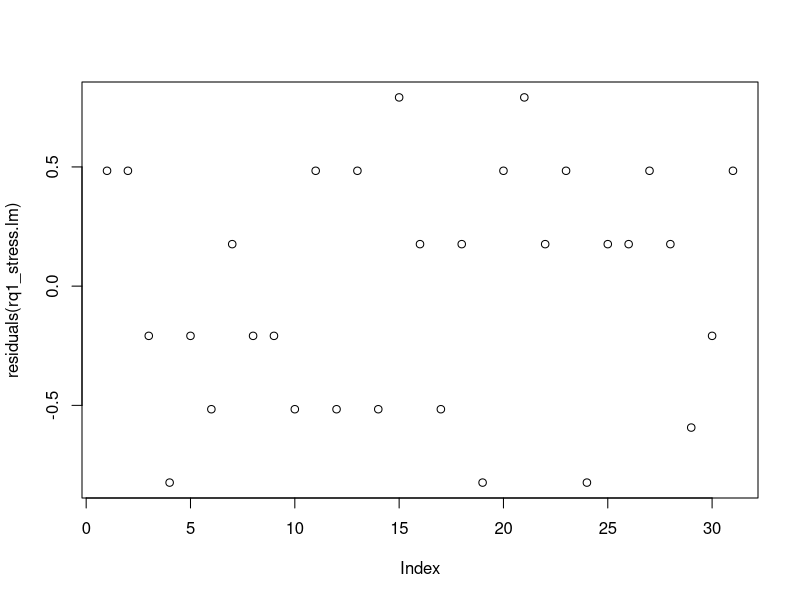

This chart was generated by the following R code: (Note: this script raises an error after producing the figure.)
my_data <- read.csv("STA304 Group Project Dataset.csv", header=TRUE, sep=',')
# Datapreprocessing
# Remove column 'X'
data_cleaned <- my_data[,!(names(my_data)=="X")]
# Remove fake responses on row 3 and 12
data_cleaned <- data_cleaned[-c(3, 12),]
data_cleaned

N = 200
B = .29
D = (B^2)/4
sigma = sd(data_cleaned$academic_workload)
n = ceiling((N * sigma^2) / ((N-1) * D + sigma^2))
n

# Select a random sample of n rows
set.seed(1)
random_indices <- sample(1:nrow(data_cleaned), n)
sample_data <- data_cleaned[random_indices, ]
sample_data

#####Simple and Multiple Linear Regressions#####

# Research Question 1 - Simple Linear Regression
sample_data$stress_numeric <- as.numeric(factor(sample_data$stress, levels = c("Never", "Sometimes", "Always")))
rq1_stress.lm = lm(stress_numeric ~ academic_workload, data = sample_data)
summary(rq1_stress.lm)

# Assumptions for Research Question 1 - Simple Linear Regression
png("residuals_rq1.png", width = 800, height = 600)
# Plot code goes here, for example:
plot(residuals(rq1_stress.lm))
dev.off()


# Research Question 2 - Multiple Linear Regression
rq2.lm = lm(hours_sleep ~ academic_workload + missed_social_events, data = sample_data)
summary(rq2.lm)

# Assumptions for Research Question 2 - Multiple Linear Regression
png("residuals_rq2.png", width = 800, height = 600)
# Plot code goes here, for example:
plot(residuals(rq2_stress.lm))
dev.off()


# Assumptions for Research Question 2 - Multiple Linear Regression
png("qq_rq2.png", width = 800, height = 600)
# Plot code goes here, for example:
plot(rq2.lm, which=2)
dev.off()

# Assumptions for Research Question 2 - Multiple Linear Regression
library(car)
vif(rq2.lm)

# Research Question 3 - Multiple Linear Regression
rq3.lm <- lm(stress_numeric ~ missed_social_events + living_situation, data = sample_data)
summary(rq3.lm)

# Assumptions for Research Question 3 - Multiple Linear Regression
png("residuals_rq3.png", width = 800, height = 600)
# Plot code goes here, for example:
plot(residuals(rq3.lm))
dev.off()


# Assumptions for Research Question 3 - Multiple Linear Regression
library(car)
vif(rq3.lm)


#####ANOVA##### 
#Conduct Barlett's test to fulfill assumptions before conducting ANOVA test

sample_data$stress_numeric <- as.numeric(factor(sample_data$stress, 
                                                levels = c("Never", "Sometimes", "Always")))

anova_result <- aov(stress_numeric ~ factor(academic_workload), data = sample_data)
summary(anova_result)

# ANOVA between stress and hours_sleep


sample_data$stress_numeric <- as.numeric(factor(sample_data$stress, 
                                                levels = c("Never", "Sometimes", "Always")))

sample_data$sleep_category <- cut(sample_data$hours_sleep, 
                                  breaks = c(0, 6, 8, Inf),
                                  labels = c("Less than 6", "6-8", "More than 8"))

anova_result <- aov(stress_numeric ~ sleep_category, data = sample_data)
summary(anova_result)

# ANOVA between stress and missed social events
sample_data$study_category <- cut(sample_data$hours_study, 
                                  breaks = c(0, 10, 20, Inf),
                                  labels = c("Low", "Medium", "High"))

anova_social <- aov(stress_numeric ~ factor(missed_social_events), data = sample_data)
print(summary(anova_social))

#####Chi Square Test#####

sample_data$workload <-as.numeric(factor(sample_data$academic_workload,levels =c(1,2,3,4,5)))
                                 
sample_data$anxiety_numeric <- as.numeric(factor(sample_data$anxiety,levels = c("Never", "Sometimes", "Always")))

sample_data$concentration_numeric <- as.numeric(factor(sample_data$concentration,levels = c("Never", "Sometimes", "Always")))

sample_data$living <- as.numeric(factor(sample_data$living_situation,
                                        levels = c("Living alone", "Living with family", "Living with roommates", "Living on campus")))

sample_data$time <-as.numeric(factor(sample_data$time_management,levels =c(0,1,2,3,4)))

sample_data$finances <-as.numeric(factor(sample_data$financial_problems,levels =c(0,1,2,3,4)))

sample_data$socials <-as.numeric(factor(sample_data$missed_social_events,levels =c(0,1,2,3,4)))

#Academic Workload vs Stress
new_table <- table(sample_data$workload, sample_data$stress_numeric)
chisq_result <- chisq.test(new_table)
print(chisq_result)

#Academic Workload vs Anxiety
new_table <- table(sample_data$workload, sample_data$anxiety_numeric)
chisq_result <- chisq.test(new_table)
print(chisq_result)

#Academic Workload vs Concentration
new_table <- table(sample_data$workload, sample_data$concentration_numeric)
chisq_result <- chisq.test(new_table)
print(chisq_result)

#Living Situation vs Stress
new_table <- table(sample_data$living, sample_data$stress_numeric)
chisq_result <- chisq.test(new_table)
print(chisq_result)

#Living Situation vs Anxiety
new_table <- table(sample_data$living, sample_data$anxiety_numeric)
chisq_result <- chisq.test(new_table)
print(chisq_result)

#Living Situation vs Concentration
new_table <- table(sample_data$living, sample_data$concentration_numeric)
chisq_result <- chisq.test(new_table)
print(chisq_result)

#Time Management vs Stress
new_table <- table(sample_data$time, sample_data$stress_numeric)
chisq_result <- chisq.test(new_table)
print(chisq_result)

#Time Management vs Anxiety
new_table <- table(sample_data$time, sample_data$anxiety_numeric)
chisq_result <- chisq.test(new_table)
print(chisq_result)

#Time Management vs Concentration
new_table <- table(sample_data$time, sample_data$concentration_numeric)
chisq_result <- chisq.test(new_table)
print(chisq_result)

#Financials vs Stress
new_table <- table(sample_data$finances, sample_data$stress_numeric)
chisq_result <- chisq.test(new_table)
print(chisq_result)

#Financials vs Anxiety
new_table <- table(sample_data$finances, sample_data$anxiety_numeric)
chisq_result <- chisq.test(new_table)
print(chisq_result)

#Financials vs Concentration
new_table <- table(sample_data$finances, sample_data$concentration_numeric)
chisq_result <- chisq.test(new_table)
print(chisq_result)
